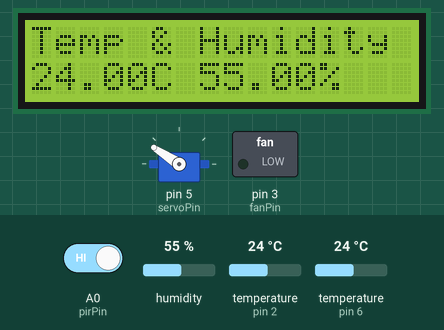
Simulated run of this sketch. Board: Arduino Uno, built with avr-gcc and run on an emulated ATmega328P. Shown: 16×2 character LCD, servo, switched loads named in the sketch (green lamp = pin HIGH). The test bench sets the inputs (shaded band); at power-on: A0 (pirPin) HIGH, humidity 55 %, temperature (sensors on pin 2, pin 6) 24 °C. What the sketch prints to the serial monitor is not drawn.

Above: at 1.5 s.
1.6 s: A0 (pirPin) driven LOW
At 5.0 s:
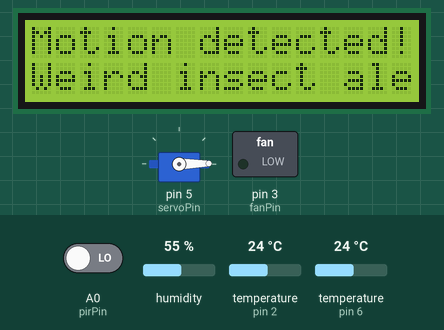
6.8 s: humidity set to 88 %
At 10.1 s:
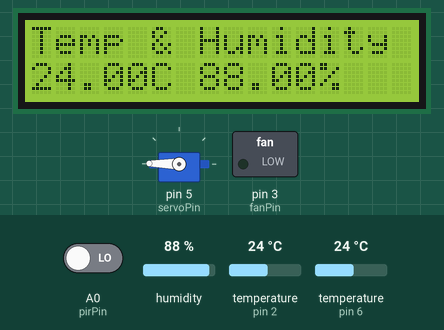
12.0 s: humidity set to 85 %
At 13.8 s:
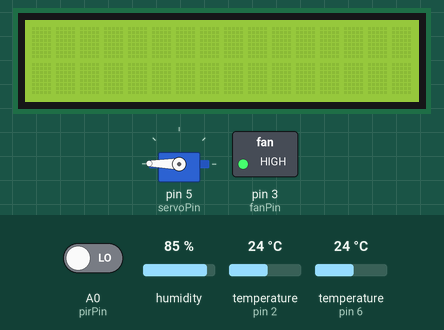
17.2 s: temperature (sensor on pin 2) set to 33 °C
At 19.7 s:
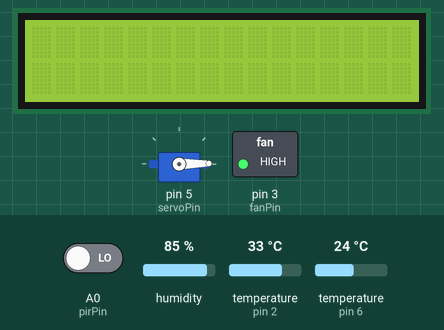
22.4 s: temperature (sensor on pin 6) set to 12 °C
At 27.21 s:
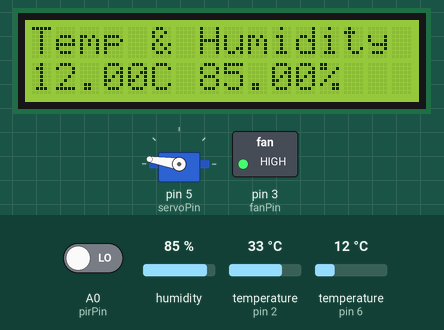
28.5 s: temperature (sensor on pin 6) set to 19 °C
At 33.23 s:
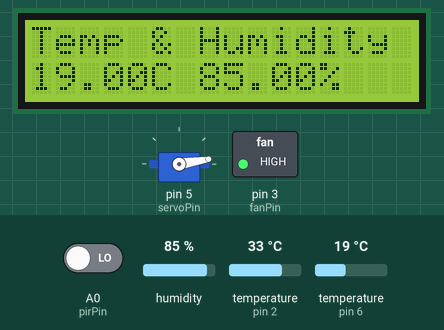
Timing chart, 0 to 34.7 s (numbered marks = the images above; inputs shaded):
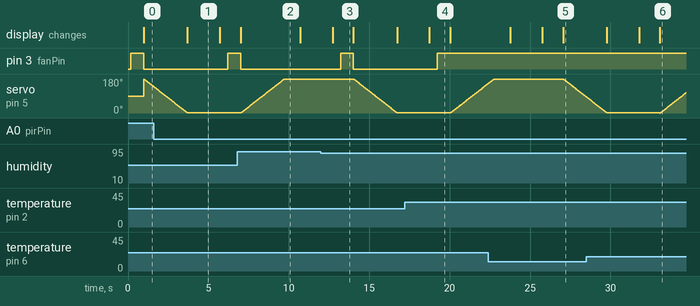

The sketch:

tera_project.ino
```cpp
#include <OneWire.h>
#include <DallasTemperature.h>
#include <LiquidCrystal.h>
#include "DHT.h"
#include <Servo.h> // Add the servo library

int flag = 0;
// Define the pins for the LCD
const int lcdRS = 12;
const int lcdEN = 11;
const int lcdD4 = 10;
const int lcdD5 = 9;
const int lcdD6 = 8;
const int lcdD7 = 7;

// Create an instance of the LCD library
LiquidCrystal lcd(lcdRS, lcdEN, lcdD4, lcdD5, lcdD6, lcdD7);

// Define the pin for the temperature sensor
const int tempPin = 6;

// Create an instance of the OneWire library
OneWire oneWire(tempPin);

// Create an instance of the DallasTemperature library
DallasTemperature sensors(&oneWire);

// Define the pin for the DHT11 sensor
const int dhtPin = 2;

// Create an instance of the DHT library
DHT dht(dhtPin, DHT11);

// Define the pin for the fan
const int fanPin = 3;

// Define the pin for the servo motor
const int servoPin = 5;

// Define the pin for the PIR motion sensor
const int pirPin = A0;

// Create an instance of the Servo library
Servo servo;

unsigned long lastTrigger = 0; // Variable to store the time of the last motion detection

void setup() {
  // Initialize the LCD
  lcd.begin(16, 2);
  lcd.setCursor(0, 0);
  lcd.print("Temp & Humidity");

  sensors.begin();

  // Initialize the DHT11 sensor
  dht.begin();

  // Initialize the serial communication
  Serial.begin(9600);

  // Initialize the fan pin as an output
  pinMode(fanPin, OUTPUT);

  // Initialize the servo pin as an output
  pinMode(servoPin, OUTPUT);

  // Initialize the PIR motion sensor pin as an input
  pinMode(pirPin, INPUT);

  // Attach the servo motor and wait for it to settle
  servo.attach(servoPin);
  delay(100); // Add a short delay to allow the servo motor to settle
}

void loop() {
  // Turn on the fan
  digitalWrite(fanPin, HIGH);

  // Read the temperature from the DS18B20 sensor
  sensors.requestTemperatures();
  float tempC = sensors.getTempCByIndex(0);

  // Read the humidity from the DHT11 sensor
  float humidity = dht.readHumidity();
  float temperature = dht.readTemperature();


  // Clear the LCD
  lcd.setCursor(0, 1);
  lcd.print("                ");

lcd.setCursor(0, 0);
  lcd.print("                ");
  lcd.setCursor(0, 0);
  lcd.print("Temp & Humidity");

  // Display the temperature and humidity on the LCD
  lcd.setCursor(0, 1);
  lcd.print(tempC);
  lcd.print("C ");
  lcd.print(humidity);
  lcd.print("%");

  // Print the values to the serial console
  Serial.print("Temperature: ");
  Serial.print(tempC);
  Serial.print("C, Humidity: ");
  Serial.print(humidity);
  Serial.println("%");

  // Check if the temperature is 30°C or higher
  if (temperature >= 30) {
    // Turn on the fan
    digitalWrite(fanPin, HIGH);
  } else {
    // Turn off the fan
    digitalWrite(fanPin, LOW);
  }

  // Check if the humidity is 50% or higher
  if (humidity >= 85 && flag == 0) {
   // scan from 0 to 180 degrees
    for(int angle = 0; angle < 180; angle++) {
        servo.write(angle);
        delay(15);
    }
    flag = 1;
    delay(1000);
  }
 else if (humidity <= 85 ){
    // now scan back from 180 to 0 degrees
    for(int angle = 180; angle > 0; angle--) {
        servo.write(angle);
        delay(15);
        flag = 0;
    }
  }

// Check for motion using the PIR motion sensor
  int pirState = digitalRead(pirPin);
  if (pirState == LOW) {
    // Display a message on the LCD when motion is detected
    lcd.setCursor(0, 0);
    lcd.print("Motion detected!");
    lcd.setCursor(0, 1);
    lcd.print("Weird insect alert!");
    delay(2000); // Wait for 2 seconds before clearing the LCD
    lcd.setCursor(0, 0);
    lcd.print("                ");
    lcd.setCursor(0, 1);
    lcd.print("                ");
  }

  // Wait for 1 second before taking the next reading
  delay(500);
}
```

Measured:
- the behaviour switches between 86 and 85 % on humidity (found by bisection; images 2 and 3)
- after the input at 1.6 s, servo on pin 5 (servoPin): goes on until 3.7 s, then stays 1°; the display: changes after 2.1 s (image 1)
- after the input at 12.0 s, pin 3 (fanPin): goes on until 14.0 s, then stays LOW
- after the input at 17.2 s, pin 3 (fanPin): goes on until 19.2 s, then stays HIGH
- what the display in image 1 shows lasts 2.0 s, from 3.7 s to 5.7 s
- what the display in image 3 shows lasts 1.3 s, from 12.7 s to 14.0 s
